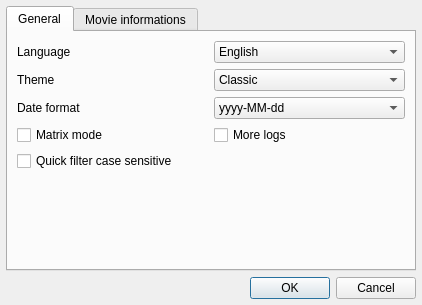
<?xml version="1.0" encoding="UTF-8"?>
<ui version="4.0">
 <class>OptionsDialog</class>
 <widget class="QDialog" name="OptionsDialog">
  <property name="geometry">
   <rect>
    <x>0</x>
    <y>0</y>
    <width>422</width>
    <height>305</height>
   </rect>
  </property>
  <property name="windowTitle">
   <string>Options</string>
  </property>
  <property name="modal">
   <bool>true</bool>
  </property>
  <layout class="QGridLayout" name="gridLayout">
   <property name="leftMargin">
    <number>6</number>
   </property>
   <property name="topMargin">
    <number>6</number>
   </property>
   <property name="rightMargin">
    <number>6</number>
   </property>
   <property name="bottomMargin">
    <number>6</number>
   </property>
   <item row="7" column="0">
    <widget class="QTabWidget" name="tabWidget">
     <property name="sizePolicy">
      <sizepolicy hsizetype="Expanding" vsizetype="Expanding">
       <horstretch>0</horstretch>
       <verstretch>0</verstretch>
      </sizepolicy>
     </property>
     <property name="toolTip">
      <string>Customize movie's columns</string>
     </property>
     <property name="tabPosition">
      <enum>QTabWidget::North</enum>
     </property>
     <property name="tabShape">
      <enum>QTabWidget::Rounded</enum>
     </property>
     <property name="currentIndex">
      <number>0</number>
     </property>
     <widget class="QWidget" name="GeneralTab">
      <attribute name="title">
       <string>General</string>
      </attribute>
      <layout class="QGridLayout" name="gridLayout_4">
       <item row="1" column="0">
        <widget class="QLabel" name="ThemeLabel">
         <property name="text">
          <string>Theme</string>
         </property>
        </widget>
       </item>
       <item row="0" column="0">
        <widget class="QLabel" name="LanguageLabel">
         <property name="text">
          <string>Language</string>
         </property>
        </widget>
       </item>
       <item row="2" column="0">
        <widget class="QLabel" name="DateFormatLabel">
         <property name="text">
          <string>Date format</string>
         </property>
        </widget>
       </item>
       <item row="3" column="1">
        <widget class="QCheckBox" name="MoreLogsCheckbox">
         <property name="toolTip">
          <string>Show more logs if launched from a terminal (for debugging purpose)</string>
         </property>
         <property name="text">
          <string>More logs</string>
         </property>
        </widget>
       </item>
       <item row="2" column="1">
        <widget class="QComboBox" name="DateFormatCombobox">
         <item>
          <property name="text">
           <string>yyyy-MM-dd</string>
          </property>
         </item>
         <item>
          <property name="text">
           <string>dd/MM/yyyy</string>
          </property>
         </item>
         <item>
          <property name="text">
           <string>MM/dd/yyyy</string>
          </property>
         </item>
        </widget>
       </item>
       <item row="0" column="1">
        <widget class="QComboBox" name="LanguageCombobox">
         <item>
          <property name="text">
           <string>English</string>
          </property>
         </item>
         <item>
          <property name="text">
           <string>French</string>
          </property>
         </item>
        </widget>
       </item>
       <item row="1" column="1">
        <widget class="QComboBox" name="ThemeCombobox">
         <item>
          <property name="text">
           <string>Classic</string>
          </property>
         </item>
         <item>
          <property name="text">
           <string>Dark</string>
          </property>
         </item>
         <item>
          <property name="text">
           <string>OLED</string>
          </property>
         </item>
         <item>
          <property name="text">
           <string>Midnight Purple</string>
          </property>
         </item>
        </widget>
       </item>
       <item row="4" column="0">
        <widget class="QCheckBox" name="QuickSearchCaseCheckbox">
         <property name="enabled">
          <bool>true</bool>
         </property>
         <property name="text">
          <string>Quick filter case sensitive</string>
         </property>
         <property name="checked">
          <bool>false</bool>
         </property>
         <property name="autoRepeat">
          <bool>false</bool>
         </property>
        </widget>
       </item>
       <item row="3" column="0">
        <widget class="QCheckBox" name="MatrixModeCheckbox">
         <property name="toolTip">
          <string>There is no spoon.</string>
         </property>
         <property name="text">
          <string>Matrix mode</string>
         </property>
        </widget>
       </item>
       <item row="5" column="0" colspan="2">
        <spacer name="verticalSpacer_2">
         <property name="orientation">
          <enum>Qt::Vertical</enum>
         </property>
         <property name="sizeHint" stdset="0">
          <size>
           <width>20</width>
           <height>40</height>
          </size>
         </property>
        </spacer>
       </item>
      </layout>
     </widget>
     <widget class="QWidget" name="MovieInformationTab">
      <attribute name="title">
       <string>Movie informations</string>
      </attribute>
      <layout class="QGridLayout" name="gridLayout_3">
       <item row="1" column="0">
        <widget class="Line" name="Separator">
         <property name="orientation">
          <enum>Qt::Horizontal</enum>
         </property>
        </widget>
       </item>
       <item row="0" column="0">
        <widget class="QScrollArea" name="scrollArea">
         <property name="autoFillBackground">
          <bool>true</bool>
         </property>
         <property name="frameShape">
          <enum>QFrame::StyledPanel</enum>
         </property>
         <property name="frameShadow">
          <enum>QFrame::Sunken</enum>
         </property>
         <property name="lineWidth">
          <number>1</number>
         </property>
         <property name="widgetResizable">
          <bool>true</bool>
         </property>
         <widget class="QWidget" name="scrollAreaWidgetContents">
          <property name="geometry">
           <rect>
            <x>0</x>
            <y>0</y>
            <width>386</width>
            <height>174</height>
           </rect>
          </property>
          <layout class="QGridLayout" name="gridLayout_2">
           <item row="2" column="0">
            <widget class="QLabel" name="RatingLabel">
             <property name="text">
              <string>Rating</string>
             </property>
            </widget>
           </item>
           <item row="2" column="2">
            <widget class="QPushButton" name="RatingButton">
             <property name="enabled">
              <bool>false</bool>
             </property>
             <property name="text">
              <string>Mandatory</string>
             </property>
            </widget>
           </item>
           <item row="0" column="2">
            <widget class="QPushButton" name="NameButton">
             <property name="enabled">
              <bool>false</bool>
             </property>
             <property name="text">
              <string>Mandatory</string>
             </property>
             <property name="checkable">
              <bool>false</bool>
             </property>
             <property name="flat">
              <bool>false</bool>
             </property>
            </widget>
           </item>
           <item row="3" column="0">
            <widget class="QLabel" name="PosterLabel">
             <property name="text">
              <string>Poster</string>
             </property>
            </widget>
           </item>
           <item row="0" column="0">
            <widget class="QLabel" name="NameLabel">
             <property name="text">
              <string>Name</string>
             </property>
            </widget>
           </item>
           <item row="0" column="1">
            <widget class="QLabel" name="NameTypeLabel">
             <property name="text">
              <string>Text</string>
             </property>
            </widget>
           </item>
           <item row="3" column="2">
            <widget class="QPushButton" name="PosterButton">
             <property name="enabled">
              <bool>false</bool>
             </property>
             <property name="text">
              <string>Mandatory</string>
             </property>
            </widget>
           </item>
           <item row="2" column="1">
            <widget class="QLabel" name="RatingTypeLabel">
             <property name="text">
              <string>Integer</string>
             </property>
            </widget>
           </item>
           <item row="3" column="1">
            <widget class="QLabel" name="PosterTypeLabel">
             <property name="text">
              <string>Image</string>
             </property>
            </widget>
           </item>
           <item row="1" column="2">
            <widget class="QPushButton" name="ReleaseYearButton">
             <property name="enabled">
              <bool>false</bool>
             </property>
             <property name="text">
              <string>Mandatory</string>
             </property>
            </widget>
           </item>
           <item row="1" column="0">
            <widget class="QLabel" name="ReleaseYearLabel">
             <property name="text">
              <string>Release year</string>
             </property>
            </widget>
           </item>
           <item row="1" column="1">
            <widget class="QLabel" name="ReleaseYearTypeLabel">
             <property name="text">
              <string>Integer</string>
             </property>
            </widget>
           </item>
           <item row="4" column="0" colspan="3">
            <spacer name="verticalSpacer">
             <property name="orientation">
              <enum>Qt::Vertical</enum>
             </property>
             <property name="sizeHint" stdset="0">
              <size>
               <width>40</width>
               <height>20</height>
              </size>
             </property>
            </spacer>
           </item>
          </layout>
         </widget>
        </widget>
       </item>
       <item row="2" column="0">
        <widget class="QPushButton" name="AddColumnButton">
         <property name="text">
          <string>Add a column</string>
         </property>
        </widget>
       </item>
      </layout>
     </widget>
    </widget>
   </item>
   <item row="8" column="0">
    <widget class="QDialogButtonBox" name="ButtonBox">
     <property name="sizePolicy">
      <sizepolicy hsizetype="Expanding" vsizetype="Fixed">
       <horstretch>0</horstretch>
       <verstretch>0</verstretch>
      </sizepolicy>
     </property>
     <property name="orientation">
      <enum>Qt::Horizontal</enum>
     </property>
     <property name="standardButtons">
      <set>QDialogButtonBox::Cancel|QDialogButtonBox::Ok</set>
     </property>
    </widget>
   </item>
  </layout>
 </widget>
 <resources/>
 <connections>
  <connection>
   <sender>ButtonBox</sender>
   <signal>accepted()</signal>
   <receiver>OptionsDialog</receiver>
   <slot>accept()</slot>
   <hints>
    <hint type="sourcelabel">
     <x>257</x>
     <y>190</y>
    </hint>
    <hint type="destinationlabel">
     <x>157</x>
     <y>274</y>
    </hint>
   </hints>
  </connection>
  <connection>
   <sender>ButtonBox</sender>
   <signal>rejected()</signal>
   <receiver>OptionsDialog</receiver>
   <slot>reject()</slot>
   <hints>
    <hint type="sourcelabel">
     <x>325</x>
     <y>190</y>
    </hint>
    <hint type="destinationlabel">
     <x>286</x>
     <y>274</y>
    </hint>
   </hints>
  </connection>
 </connections>
</ui>
